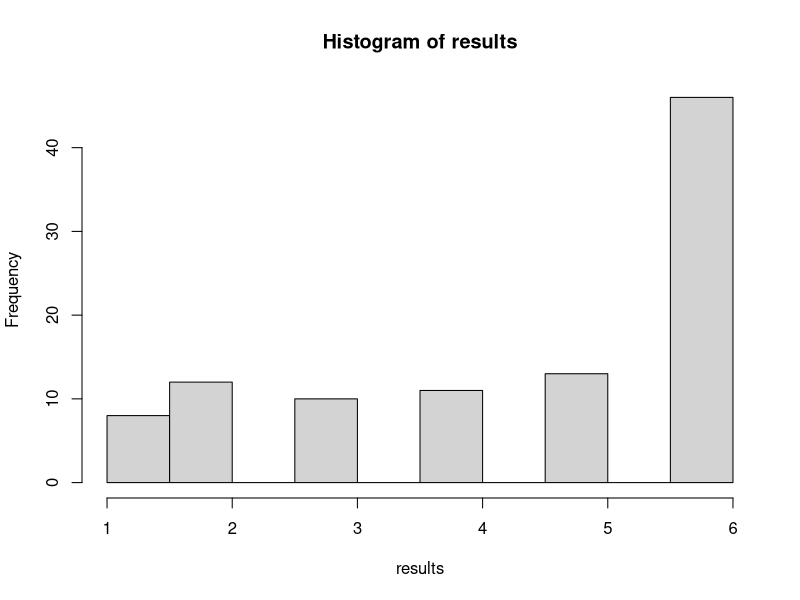

R code for this plot:
1+7
5+5
10*10
1:100

sqrt((2 * 1000 * 5) / 0.25)

Q <- 200
die <- 1:6

D <- 1000
K <- 5
h <- 0.25
sqrt(2 * D * K / h)

D <- 4000
sqrt(2 * D * K / h)

die <- 1:6
mean(die)

round(mean(die))

sample(die, size = 1)
dice <- sample(die, size = 2, replace = TRUE)
dice
sum(dice)

roll <- function() {
  die <- 1:6
  dice <- sample(die, size = 2, replace = TRUE)
  sum(dice)
}
roll()

roll2 <- function(faces) {
  dice <- sample(faces, size = 2, replace = TRUE)
  sum(dice)
}
roll2(faces = 1:6)
roll2(faces = 1:25)

roll2 <- function(faces = 1:6) {
  dice <- sample(faces, size = 2, replace = TRUE)
  sum(dice)
}

roll2()

roll2 <- function(faces = 1:6, number_of_dice = 2) {
  dice <- sample(x = faces, size = number_of_dice, replace = TRUE)
  sum(dice)
}
roll2()
roll2(faces = 1:4, number_of_dice = 4)

calc_EOQ <- function(D = 1000) {
  K <- 5
  h <- 0.25
  Q <- sqrt(2*D*K/h)
  Q
}
calc_EOQ()

probabilities_vector <- c(1/6, 1/6, 1/6, 1/6, 1/6, 1/6)
probabilities_vector

roll3 <- function(faces = 1:6, number_of_dice = 1) {
  dice <- sample(x = faces, size = number_of_dice, 
                 replace = TRUE, 
                 prob = c(0.1, 0.1, 0.1, 0.1, 0.1, 0.5))
  sum(dice)
}
roll3(faces = 1:6, number_of_dice = 1)
results <- replicate(n = 100, expr = roll3(), simplify=TRUE)
hist(results)

